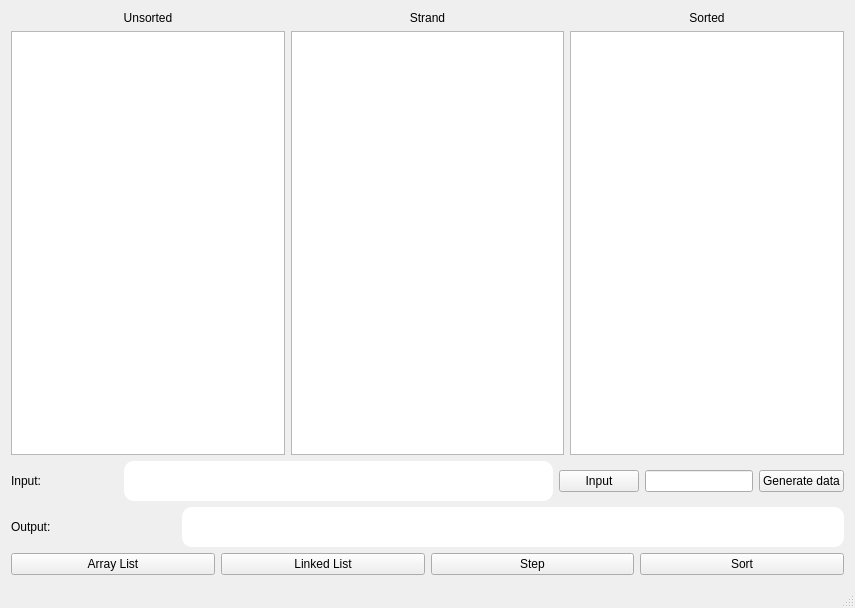
<?xml version="1.0" encoding="UTF-8"?>
<ui version="4.0">
 <class>MainWindow</class>
 <widget class="QMainWindow" name="MainWindow">
  <property name="enabled">
   <bool>true</bool>
  </property>
  <property name="geometry">
   <rect>
    <x>0</x>
    <y>0</y>
    <width>855</width>
    <height>608</height>
   </rect>
  </property>
  <property name="windowTitle">
   <string>Strand sorting visualization</string>
  </property>
  <property name="styleSheet">
   <string notr="true">font: 14pt &quot;Consolas&quot;;
</string>
  </property>
  <widget class="QWidget" name="centralWidget">
   <property name="sizePolicy">
    <sizepolicy hsizetype="Preferred" vsizetype="Preferred">
     <horstretch>0</horstretch>
     <verstretch>0</verstretch>
    </sizepolicy>
   </property>
   <layout class="QVBoxLayout" name="verticalLayout" stretch="8,1,1">
    <item>
     <layout class="QHBoxLayout" name="horizontalLayout">
      <property name="sizeConstraint">
       <enum>QLayout::SetDefaultConstraint</enum>
      </property>
      <item>
       <layout class="QVBoxLayout" name="SortingView1">
        <property name="sizeConstraint">
         <enum>QLayout::SetDefaultConstraint</enum>
        </property>
        <item>
         <widget class="QLabel" name="UnsortedLabel">
          <property name="sizePolicy">
           <sizepolicy hsizetype="Minimum" vsizetype="Minimum">
            <horstretch>0</horstretch>
            <verstretch>0</verstretch>
           </sizepolicy>
          </property>
          <property name="text">
           <string>Unsorted</string>
          </property>
          <property name="alignment">
           <set>Qt::AlignCenter</set>
          </property>
         </widget>
        </item>
        <item>
         <widget class="QListWidget" name="List1"/>
        </item>
       </layout>
      </item>
      <item>
       <layout class="QVBoxLayout" name="SortingView2">
        <property name="sizeConstraint">
         <enum>QLayout::SetDefaultConstraint</enum>
        </property>
        <item>
         <widget class="QLabel" name="StrandLabel">
          <property name="sizePolicy">
           <sizepolicy hsizetype="Minimum" vsizetype="Minimum">
            <horstretch>0</horstretch>
            <verstretch>0</verstretch>
           </sizepolicy>
          </property>
          <property name="text">
           <string>Strand</string>
          </property>
          <property name="alignment">
           <set>Qt::AlignCenter</set>
          </property>
         </widget>
        </item>
        <item>
         <widget class="QListWidget" name="List2">
          <property name="autoFillBackground">
           <bool>false</bool>
          </property>
         </widget>
        </item>
       </layout>
      </item>
      <item>
       <layout class="QVBoxLayout" name="SortingView3">
        <property name="sizeConstraint">
         <enum>QLayout::SetDefaultConstraint</enum>
        </property>
        <item>
         <widget class="QLabel" name="SortedLabel">
          <property name="sizePolicy">
           <sizepolicy hsizetype="Minimum" vsizetype="Minimum">
            <horstretch>0</horstretch>
            <verstretch>0</verstretch>
           </sizepolicy>
          </property>
          <property name="text">
           <string>Sorted</string>
          </property>
          <property name="alignment">
           <set>Qt::AlignCenter</set>
          </property>
         </widget>
        </item>
        <item>
         <widget class="QListWidget" name="List3"/>
        </item>
       </layout>
      </item>
     </layout>
    </item>
    <item>
     <layout class="QVBoxLayout" name="verticalLayout_2" stretch="0,0">
      <item>
       <layout class="QHBoxLayout" name="horizontalLayout_4" stretch="1,4,0,0,0">
        <item>
         <widget class="QLabel" name="label_2">
          <property name="text">
           <string>Input:</string>
          </property>
         </widget>
        </item>
        <item>
         <widget class="QTextEdit" name="Input">
          <property name="sizePolicy">
           <sizepolicy hsizetype="Preferred" vsizetype="Preferred">
            <horstretch>0</horstretch>
            <verstretch>0</verstretch>
           </sizepolicy>
          </property>
          <property name="maximumSize">
           <size>
            <width>16777215</width>
            <height>40</height>
           </size>
          </property>
          <property name="styleSheet">
           <string notr="true">background-color: white;
border-radius: 10px;
font: 10pt &quot;Tahoma&quot;;
padding: 2px;</string>
          </property>
          <property name="inputMethodHints">
           <set>Qt::ImhNone</set>
          </property>
          <property name="html">
           <string>&lt;!DOCTYPE HTML PUBLIC &quot;-//W3C//DTD HTML 4.0//EN&quot; &quot;http://www.w3.org/TR/REC-html40/strict.dtd&quot;&gt;
&lt;html&gt;&lt;head&gt;&lt;meta name=&quot;qrichtext&quot; content=&quot;1&quot; /&gt;&lt;style type=&quot;text/css&quot;&gt;
p, li { white-space: pre-wrap; }
&lt;/style&gt;&lt;/head&gt;&lt;body style=&quot; font-family:'Tahoma'; font-size:10pt; font-weight:400; font-style:normal;&quot;&gt;
&lt;p style=&quot;-qt-paragraph-type:empty; margin-top:0px; margin-bottom:0px; margin-left:0px; margin-right:0px; -qt-block-indent:0; text-indent:0px;&quot;&gt;&lt;br /&gt;&lt;/p&gt;&lt;/body&gt;&lt;/html&gt;</string>
          </property>
         </widget>
        </item>
        <item>
         <widget class="QPushButton" name="ProceedButon">
          <property name="text">
           <string>Input</string>
          </property>
         </widget>
        </item>
        <item>
         <widget class="QLineEdit" name="RandomCount">
          <property name="minimumSize">
           <size>
            <width>40</width>
            <height>0</height>
           </size>
          </property>
         </widget>
        </item>
        <item>
         <widget class="QPushButton" name="GenerateButton">
          <property name="text">
           <string>Generate data</string>
          </property>
         </widget>
        </item>
       </layout>
      </item>
      <item>
       <layout class="QHBoxLayout" name="horizontalLayout_3" stretch="1,4">
        <item>
         <widget class="QLabel" name="label_3">
          <property name="text">
           <string>Output:</string>
          </property>
         </widget>
        </item>
        <item>
         <widget class="QTextEdit" name="Output">
          <property name="enabled">
           <bool>true</bool>
          </property>
          <property name="sizePolicy">
           <sizepolicy hsizetype="Preferred" vsizetype="Preferred">
            <horstretch>0</horstretch>
            <verstretch>0</verstretch>
           </sizepolicy>
          </property>
          <property name="minimumSize">
           <size>
            <width>0</width>
            <height>0</height>
           </size>
          </property>
          <property name="maximumSize">
           <size>
            <width>16777215</width>
            <height>40</height>
           </size>
          </property>
          <property name="styleSheet">
           <string notr="true">background-color: white;
border-radius: 10px;
font: 10pt &quot;Tahoma&quot;;
padding: 2px;</string>
          </property>
          <property name="inputMethodHints">
           <set>Qt::ImhNone</set>
          </property>
          <property name="html">
           <string>&lt;!DOCTYPE HTML PUBLIC &quot;-//W3C//DTD HTML 4.0//EN&quot; &quot;http://www.w3.org/TR/REC-html40/strict.dtd&quot;&gt;
&lt;html&gt;&lt;head&gt;&lt;meta name=&quot;qrichtext&quot; content=&quot;1&quot; /&gt;&lt;style type=&quot;text/css&quot;&gt;
p, li { white-space: pre-wrap; }
&lt;/style&gt;&lt;/head&gt;&lt;body style=&quot; font-family:'Tahoma'; font-size:10pt; font-weight:400; font-style:normal;&quot;&gt;
&lt;p style=&quot;-qt-paragraph-type:empty; margin-top:0px; margin-bottom:0px; margin-left:0px; margin-right:0px; -qt-block-indent:0; text-indent:0px;&quot;&gt;&lt;br /&gt;&lt;/p&gt;&lt;/body&gt;&lt;/html&gt;</string>
          </property>
          <property name="textInteractionFlags">
           <set>Qt::TextSelectableByKeyboard|Qt::TextSelectableByMouse</set>
          </property>
         </widget>
        </item>
       </layout>
      </item>
     </layout>
    </item>
    <item>
     <layout class="QHBoxLayout" name="horizontalLayout_2">
      <item>
       <widget class="QPushButton" name="ArrayListButton">
        <property name="text">
         <string>Array List</string>
        </property>
       </widget>
      </item>
      <item>
       <widget class="QPushButton" name="LinkedListButton">
        <property name="text">
         <string>Linked List</string>
        </property>
       </widget>
      </item>
      <item>
       <widget class="QPushButton" name="AutoButton">
        <property name="text">
         <string>Step</string>
        </property>
       </widget>
      </item>
      <item>
       <widget class="QPushButton" name="SortButton">
        <property name="text">
         <string>Sort</string>
        </property>
       </widget>
      </item>
     </layout>
    </item>
   </layout>
  </widget>
  <widget class="QMenuBar" name="menuBar">
   <property name="enabled">
    <bool>true</bool>
   </property>
   <property name="geometry">
    <rect>
     <x>0</x>
     <y>0</y>
     <width>855</width>
     <height>32</height>
    </rect>
   </property>
  </widget>
  <widget class="QStatusBar" name="statusBar"/>
 </widget>
 <layoutdefault spacing="6" margin="11"/>
 <resources/>
 <connections/>
</ui>
